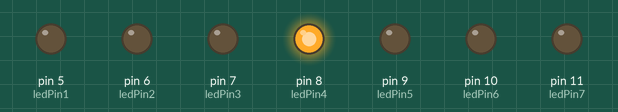
Bench run of a sketch on a simulated Arduino Uno, built with avr-gcc and run on an emulated ATmega328P. Parts: output pins drawn as LEDs (lit = HIGH).

Above: at 0.06 s.
Timing chart, 0 to 3.0 s (numbered marks = the images above):
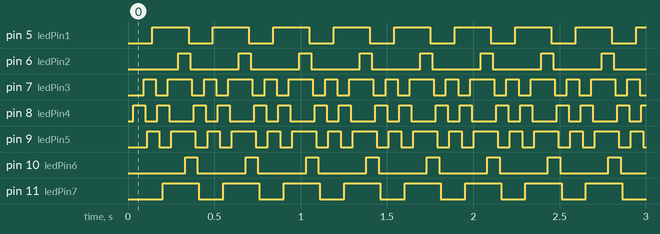

The sketch:

Daudeleds1.1.ino
```cpp
/*************************************************************************************************
**                                                                                              **
**                              Descripció del programa                                         **
**                                                                                              **
*************************************************************************************************/

//******  Includes  ******************************************************************************


//******  Variables   ****************************************************************************

int ledPin1 = 5;
int ledPin2 = 6;
int ledPin3 = 7;
int ledPin4 = 8;
int ledPin5 = 9;
int ledPin6 = 10;
int ledPin7 = 11;

//******  Setup  *********************************************************************************

void setup(){
  {
    pinMode(ledPin1, OUTPUT);
    pinMode(ledPin2, OUTPUT);
    pinMode(ledPin3, OUTPUT);
    pinMode(ledPin4, OUTPUT);
    pinMode(ledPin5, OUTPUT);
    pinMode(ledPin6, OUTPUT);
    pinMode(ledPin7, OUTPUT);

  }

}


//******  Loop  **********************************************************************************

void loop (){
  digitalWrite(ledPin1, LOW);
  delay(10);
  digitalWrite(ledPin2, LOW);
  delay(10);
  digitalWrite(ledPin3, LOW);
  delay(10);
  digitalWrite(ledPin4, HIGH);
  delay(10);
  digitalWrite(ledPin5, LOW);
  delay(10);
  digitalWrite(ledPin6, LOW);
  delay(10);
  digitalWrite(ledPin7, LOW);
  delay(10);

  digitalWrite(ledPin1, LOW);
  delay(10);
  digitalWrite(ledPin2, LOW);
  delay(10);
  digitalWrite(ledPin3, HIGH);
  delay(10);
  digitalWrite(ledPin4, LOW);
  delay(10);
  digitalWrite(ledPin5, HIGH);
  delay(10);
  digitalWrite(ledPin6, LOW);
  delay(10);
  digitalWrite(ledPin7, LOW);
  delay(10);

  digitalWrite(ledPin1, HIGH);
  delay(10);
  digitalWrite(ledPin2, LOW);
  delay(10);
  digitalWrite(ledPin3, LOW);
  delay(10);
  digitalWrite(ledPin4, HIGH);
  delay(10);
  digitalWrite(ledPin5, LOW);
  delay(10);
  digitalWrite(ledPin6, LOW);
  delay(10);
  digitalWrite(ledPin7, HIGH);
  delay(10);

  digitalWrite(ledPin1, HIGH);
  delay(10);
  digitalWrite(ledPin2, LOW);
  delay(10);
  digitalWrite(ledPin3, HIGH);
  delay(10);
  digitalWrite(ledPin4, LOW);
  delay(10);
  digitalWrite(ledPin5, HIGH);
  delay(10);
  digitalWrite(ledPin6, LOW);
  delay(10);
  digitalWrite(ledPin7, HIGH);
  delay(10);

  digitalWrite(ledPin1, HIGH);
  delay(10);
  digitalWrite(ledPin2, HIGH);
  delay(10);
  digitalWrite(ledPin3, HIGH);
  delay(10);
  digitalWrite(ledPin4, LOW);
  delay(10);
  digitalWrite(ledPin5, HIGH);
  delay(10);
  digitalWrite(ledPin6, HIGH);
  delay(10);
  digitalWrite(ledPin7, HIGH);
  delay(10);

}
```

Measured:
- by itself, pin 5 (ledPin1), pin 11 (ledPin7): alternates HIGH for 0.21 s and LOW for 0.14 s
- by itself, pin 6 (ledPin2), pin 10 (ledPin6): alternates HIGH for 0.07 s and LOW for 0.28 s
- by itself, pin 7 (ledPin3), pin 9 (ledPin5): repeats every 0.35 s: LOW 0.07 s, HIGH 0.14 s, LOW 0.07 s, HIGH 0.07 s
- by itself, pin 8 (ledPin4): repeats every 0.35 s: LOW 0.07 s, HIGH 0.07 s, LOW 0.14 s, HIGH 0.07 s
